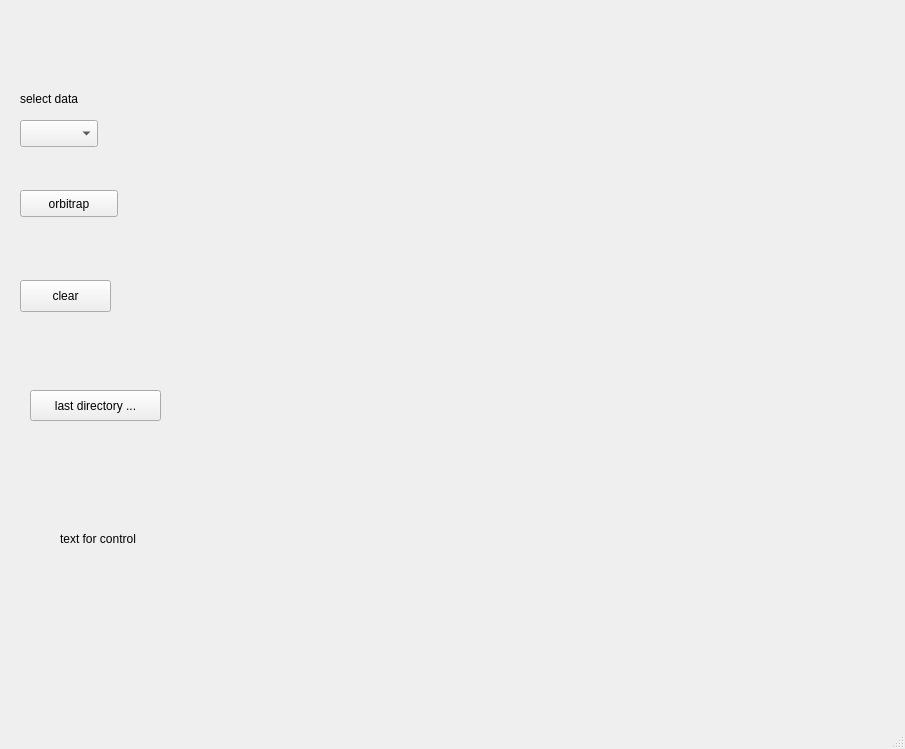
<?xml version="1.0" encoding="UTF-8"?>
<ui version="4.0">
 <class>MainWindow</class>
 <widget class="QMainWindow" name="MainWindow">
  <property name="geometry">
   <rect>
    <x>0</x>
    <y>0</y>
    <width>905</width>
    <height>749</height>
   </rect>
  </property>
  <property name="cursor">
   <cursorShape>ArrowCursor</cursorShape>
  </property>
  <property name="windowTitle">
   <string>Data Visualization</string>
  </property>
  <widget class="QWidget" name="centralwidget">
   <widget class="QToolButton" name="toolButton">
    <property name="geometry">
     <rect>
      <x>30</x>
      <y>390</y>
      <width>131</width>
      <height>31</height>
     </rect>
    </property>
    <property name="toolTip">
     <string>&lt;!DOCTYPE HTML PUBLIC &quot;-//W3C//DTD HTML 4.0//EN&quot; &quot;http://www.w3.org/TR/REC-html40/strict.dtd&quot;&gt;
&lt;html&gt;&lt;head&gt;&lt;meta name=&quot;qrichtext&quot; content=&quot;1&quot; /&gt;&lt;style type=&quot;text/css&quot;&gt;
p, li { white-space: pre-wrap; }
&lt;/style&gt;&lt;/head&gt;&lt;body style=&quot; font-family:'Lucida Grande'; font-size:11pt; font-weight:400; font-style:normal;&quot;&gt;
&lt;p style=&quot; margin-top:0px; margin-bottom:0px; margin-left:0px; margin-right:0px; -qt-block-indent:0; text-indent:0px;&quot;&gt;Load file&lt;/p&gt;&lt;/body&gt;&lt;/html&gt;</string>
    </property>
    <property name="text">
     <string>last directory ...</string>
    </property>
   </widget>
   <widget class="QPushButton" name="pushButton_5">
    <property name="geometry">
     <rect>
      <x>20</x>
      <y>280</y>
      <width>91</width>
      <height>32</height>
     </rect>
    </property>
    <property name="text">
     <string>clear</string>
    </property>
   </widget>
   <widget class="QPushButton" name="pushButton">
    <property name="geometry">
     <rect>
      <x>20</x>
      <y>190</y>
      <width>98</width>
      <height>27</height>
     </rect>
    </property>
    <property name="text">
     <string>orbitrap</string>
    </property>
   </widget>
   <widget class="QLabel" name="label">
    <property name="geometry">
     <rect>
      <x>60</x>
      <y>530</y>
      <width>181</width>
      <height>17</height>
     </rect>
    </property>
    <property name="text">
     <string>text for control</string>
    </property>
   </widget>
   <widget class="QComboBox" name="comboBox">
    <property name="geometry">
     <rect>
      <x>20</x>
      <y>120</y>
      <width>78</width>
      <height>27</height>
     </rect>
    </property>
   </widget>
   <widget class="QLabel" name="label_2">
    <property name="geometry">
     <rect>
      <x>20</x>
      <y>90</y>
      <width>111</width>
      <height>17</height>
     </rect>
    </property>
    <property name="text">
     <string>select data</string>
    </property>
   </widget>
  </widget>
  <widget class="QMenuBar" name="menubar">
   <property name="geometry">
    <rect>
     <x>0</x>
     <y>0</y>
     <width>905</width>
     <height>25</height>
    </rect>
   </property>
  </widget>
  <widget class="QStatusBar" name="statusbar"/>
 </widget>
 <resources/>
 <connections/>
</ui>
